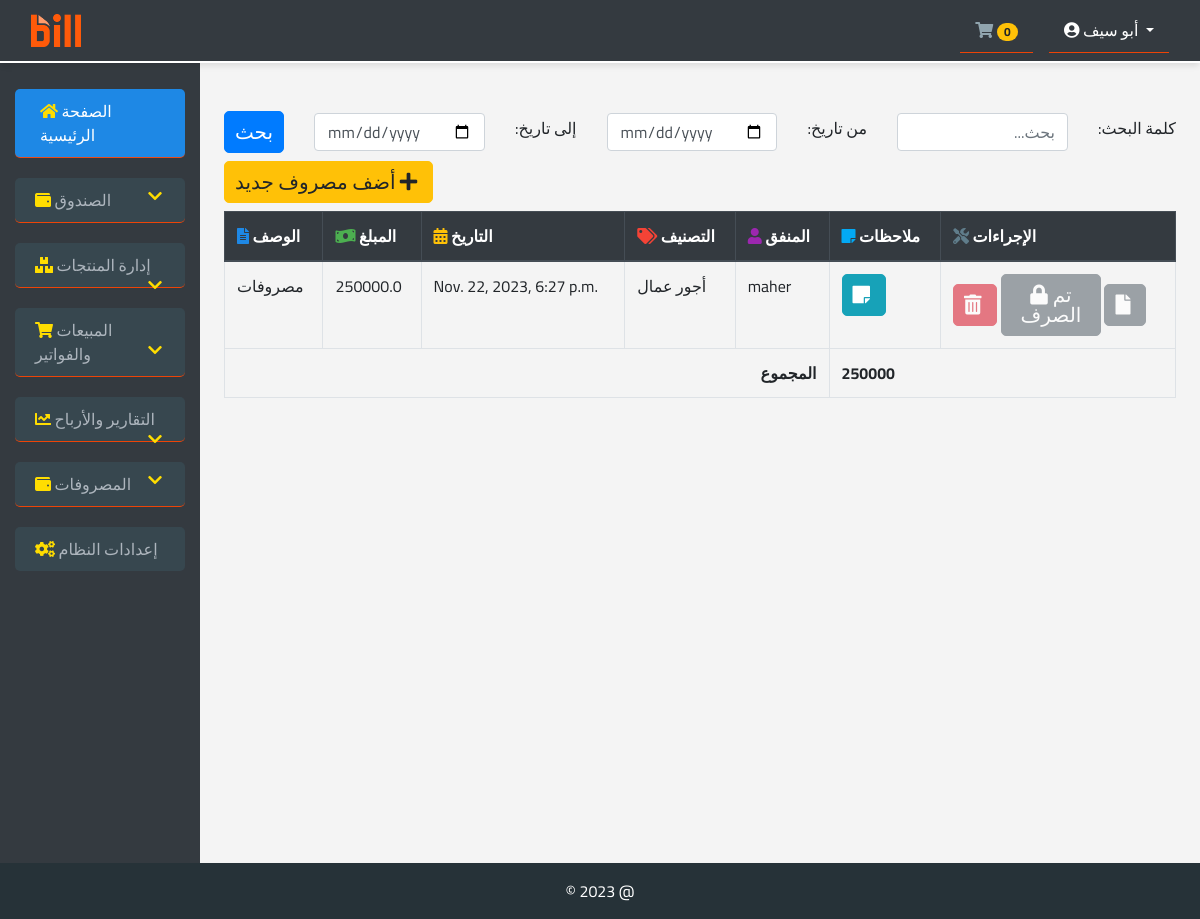
The page /Expense (signed in) on the database its author committed.
### pro1/models.py (models this page shows, shortened)
class Expense(models.Model):
    description = models.CharField(max_length=255)
    amount = models.DecimalField(max_digits=15, decimal_places=1)
    date = models.DateTimeField(default=timezone.now)
    notes = models.TextField(blank=True, null=True)
    category = models.CharField(max_length=100, blank=True, null=True)
    spent_by = models.CharField(max_length=100, blank=True, null=True)
    spent = models.BooleanField(default=False)
    invoice_file = models.FileField(upload_to='invoices/', null=True, blank=True)

### pro1/views.py (the view)
# urls.py: path('Expense', views.ExpenseViews, name='Expense'),
@login_required
def ExpenseViews(request):
    import datetime
    search_query = request.GET.get('search')
    date_from = request.GET.get('date_from')
    date_to = request.GET.get('date_to')
    if not date_from and not date_to:
        today = datetime.date.today()
        date_from = today.replace(day=1)
        next_month = today.replace(day=28) + datetime.timedelta(days=4)
        date_to = next_month - datetime.timedelta(days=next_month.day)
    Expenseop = Expense.objects.filter(date__range=[date_from, date_to])
    if search_query:
        Expenseop = Expenseop.filter(
            Q(spent_by__icontains=search_query) |
            Q(notes__icontains=search_query)
        )
    total_expenses = Expenseop.filter(spent=True).aggregate(Sum('amount'))['amount__sum'] or 0
    context = {
        'Expense': Expenseop.order_by('-date'),
        'total_expenses': total_expenses
    }
    return render(request, 'Expense.html', context)

### templates/Expense.html (shortened to what this page needs)
{% extends 'base.html' %}
{% block hed %}
       <link rel="stylesheet" type="text/css" href="https://cdn.datatables.net/1.11.5/css/jquery.dataTables.css">
<link rel="stylesheet" type="text/css" href="https://cdn.datatables.net/responsive/2.2.9/css/responsive.dataTables.min.css">
{% endblock %}
{% block con %}
<div class="table-responsive">
    <div class="mb-2" style="direction: rtl">
    <form action="" method="get" class="row gx-2 gy-2 align-items-center">
        <div class="col-auto">
            <label for="search" class="form-label">كلمة البحث:</label>
        </div>
        <div class="col">
            <input type="text" id="search" name="search" class="form-control" placeholder="بحث...">
        </div>
        <div class="col-auto">
            <label for="date_from" class="form-label">من تاريخ:</label>
        </div>
        <div class="col">
            <input type="date" id="date_from" name="date_from" class="form-control">
        </div>
        <div class="col-auto">
            <label for="date_to" class="form-label">إلى تاريخ:</label>
        </div>
        <div class="col">
            <input type="date" id="date_to" name="date_to" class="form-control">
        </div>
        <div class="col-auto">
            <button type="submit" class="btn btn-primary">بحث</button>
        </div>
    </form>
<div class="d-flex justify-content-end mt-2">
    <button type="button" class="btn btn-warning" data-toggle="modal" data-target="#addExpenseModal">
        <i class="fas fa-plus"></i> أضف مصروف جديد
    </button>
</div>
</div>
    <table class="table table-bordered" id="expense">
        <thead class="thead-dark">
    <tr>
        <th scope="col"><i class="fas fa-file-alt" style="color: #1E88E5;"></i> الوصف</th>
        <th scope="col"><i class="fas fa-money-bill-wave" style="color: #4CAF50;"></i> المبلغ</th>
        <th scope="col"><i class="fas fa-calendar-alt" style="color: #FFC107;"></i> التاريخ</th>
        <th scope="col"><i class="fas fa-tags" style="color: #f44336;"></i> التصنيف</th>
        <th scope="col"><i class="fas fa-user" style="color: #9C27B0;"></i> المنفق</th>
        <th scope="col"><i class="fas fa-sticky-note" style="color: #03A9F4;"></i> ملاحظات</th>
        <th scope="col"><i class="fas fa-tools" style="color: #607D8B;"></i> الإجراءات</th>
    </tr>
</thead>
        <tbody>
            {% for expense in Expense %}
            <tr>
                <td>{{ expense.description }}</td>
                <td>{{ expense.amount }}</td>
                <td>{{ expense.date }}</td>
                <td>{{ expense.category }}</td>
                <td>{{ expense.spent_by }}</td>
                <td>
                    <button class="btn btn-info btn-sm" data-tippy-content="{{ expense.notes }}">
                        <i class="fas fa-sticky-note"></i>
                    </button>
                </td>
                <td>
    {% if expense.spent == True %}
    <button class="btn btn-danger btn-sm" title="حذف" disabled>
        <i class="fas fa-trash-alt"></i>
    </button>
        <button style="width: 100px;text-align: center" class="btn btn-secondary btn-sm" title="مستقطع" disabled>
            <i class="fas fa-lock"></i>تم الصرف
        </button>
    {% endif %}
                {% if expense.invoice_file %}
        <a title="تحميل الفاتوره" href="{{ expense.invoice_file.url }}" class="btn btn-primary btn-sm">
            <i class="fas fa-file"></i>
        </a>
    {% else %}
        <button title="لا توجد فاتوره" class="btn btn-secondary btn-sm" disabled>
            <i class="fas fa-file"></i>
        </button>
    {% endif %}
</td>
            </tr>
            {% endfor %}
        </tbody>
     <tfoot style="direction: rtl">
        <tr>
            <th colspan="5" style="text-align: right;">المجموع</th>
            <th colspan="2">{{ total_expenses }}</th>
        </tr>
    </tfoot>
    </table>
</div>
{% endblock %}

### templates/base.html (shortened to what this page needs)
{% load static %}
<!DOCTYPE html>
<html lang="en">
<head>
    <link rel="stylesheet" href="https://stackpath.bootstrapcdn.com/bootstrap/4.5.2/css/bootstrap.min.css">
    <link rel="stylesheet" href="https://cdnjs.cloudflare.com/ajax/libs/font-awesome/5.15.1/css/all.min.css">
    <link rel="stylesheet" href="https://unpkg.com/tippy.js/dist/tippy.css" />
    {% block hed %}{% endblock %}
</head>
<body>
<nav class="navbar navbar-expand-lg navbar-dark sticky-top bg-dark bg-gradient" style="border-bottom: 2px solid #ffffff;">
    <div class="container-fluid">
        <a class="navbar-brand" href="{% url 'dashb' %}">
            <img src="{% static 'icon/BILL_BIG.png' %}" alt="Logo" style="width: 50px;">
        </a>
        <div class="ml-auto" style="display: flex; align-items: center;">
            <a  class="nav-link text-white mr-3">
                <i style="cursor: pointer" class="fas fa-shopping-cart"></i>
                <span id="cart-count" class="badge badge-pill badge-warning">0</span>
            </a>
            <div class="dropdown">
                <a class="nav-link dropdown-toggle text-white"  id="navbarDropdown" role="button" data-toggle="dropdown" aria-expanded="false">
                    <i class="fas fa-user-circle"></i> {{ request.user.first_name }}
                </a>
            </div>
        </div>
    </div>
</nav>
<div class="container-fluid" >
    <div class="row">
<nav class="col-md-3 col-lg-2 d-md-block bg-dark bg-gradient sidebar collapse">
    <div class="sidebar-sticky pt-3">
        <ul class="nav flex-column">
            <li class="nav-item">
                <a class="nav-link active" href="{% url 'dashb' %}">
                    <i class="fas fa-home"></i>
                    الصفحة الرئيسية
                </a>
            </li>
            {% if request.user.username != 'm' %}
            <li class="nav-item">
                <a class="nav-link collapsed" href="#" data-toggle="collapse" data-target="#cashboxSubmenu" aria-expanded="false" aria-controls="cashboxSubmenu">
                    <i class="fas fa-wallet"></i>
                    الصندوق
                    <i class="fas fa-chevron-right float-right"></i>
                </a>
            </li>
            {% endif %}
<li class="nav-item">
    <a class="nav-link collapsed" href="#" data-toggle="collapse" data-target="#inventorySubmenu" aria-expanded="false" aria-controls="inventorySubmenu">
        <i class="fas fa-boxes"></i>
        إدارة المنتجات
        <i class="fas fa-chevron-right float-right"></i>
    </a>
</li>
           <li class="nav-item">
    <a class="nav-link collapsed" href="#" data-toggle="collapse" data-target="#salesSubmenu" aria-expanded="false" aria-controls="salesSubmenu">
        <i class="fas fa-shopping-cart"></i>
        المبيعات والفواتير
        <i class="fas fa-chevron-right float-right"></i>
    </a>
</li>
<li class="nav-item">
    <a class="nav-link collapsed" href="#" data-toggle="collapse" data-target="#reportsSubmenu" aria-expanded="false" aria-controls="reportsSubmenu">
        <i class="fas fa-chart-line"></i>
        التقارير والأرباح
        <i class="fas fa-chevron-right float-right"></i>
    </a>
</li>
<li class="nav-item">
    <a class="nav-link collapsed" href="#" data-toggle="collapse" data-target="#expensesSubmenu" aria-expanded="false" aria-controls="expensesSubmenu">
        <i class="fas fa-wallet"></i>
        المصروفات
        <i class="fas fa-chevron-right float-right"></i>
    </a>
</li>
            <li class="nav-item">
                <a class="nav-link" href="{% url 'settings' %}">
                    <i class="fas fa-cogs"></i>
                    إعدادات النظام
                </a>
            </li>
        </ul>
    </div>
</nav>
        <main role="main" class="col-md-9 ml-sm-auto col-lg-10 px-md-4 main-content mt-5">
            {% block con %}
            {% endblock %}
        </main>
    </div>
</div>
<footer class="footer mt-auto py-3">
    <div>&copy; 2023 @</div>
</footer>
</body>
</html>

### templates/base.html (style rules this page uses)
body { font-family: 'Cairo', serif; background-color: #f4f4f4; }
.sidebar { min-height: 100vh; background-color: #37474F; }
.sidebar .nav-link { color: #FFFFFF; border-radius: 5px; margin: 10px 0; padding: 10px 15px; transition: all 0.3s ease-in-out; }
.sidebar .nav-link:hover, .sidebar .nav-link.active { background-color: #1E88E5; color: #FFFFFF; padding-left: 25px; }
.sidebar i { color: orange; }
.navbar, .footer { background-color: #263238; color: #FFFFFF; }
.fa-home, .fa-boxes, .fa-shopping-cart, .fa-chart-line, .fa-wallet, .fa-cogs { color: #90A4AE; }
.navbar, .footer { box-shadow: 0 4px 6px -1px rgba(0, 0, 0, 0.1); }
.footer { text-align: center; padding: 10px 0; }
.navbar-brand { color: #FFFFFF; font-size: 1.5em; display: flex; align-items: center; font-family: 'Montserrat', sans-serif; font-weight: 700; font-size: 1.5em; }
.btn .fas { margin-right: 5px; }
.nav-link { border-bottom: 1px solid rgba(255, 69, 0, 0.91); padding: 10px 15px; }
.nav-link.active, .nav-link.show { background-color: #0d701c; color: white; }
.collapse .nav-link { padding-left: 20px; background-color: #37474F; color: #adb5bd; }
.collapse .nav-link i { color: #ffdd00; }
.sidebar { overflow-y: auto; background-color: #263238; padding-bottom: 10px; }
.collapse { transition: all 0.35s ease; }
.nav-link.collapsed .fa-chevron-right { transform: rotate(90deg); transition: transform 0.35s ease; }
.nav-item:last-child .nav-link { border-bottom: none; }
.sidebar .nav-link { padding-right: 25px; }
.btn { padding: 10px; font-size: 20px; line-height: 1; border-radius: 5px; text-align: center; }

### rows shown on the page
Expense: description "مصروفات", amount "250000.0", date "Nov. 22, 2023, 6:27 p.m.", category "أجور عمال", spent_by "maher", spent True (drawn)

### other values the page prints
{{ request.user.first_name }} "أبو سيف"
{{ total_expenses }} "250000"
